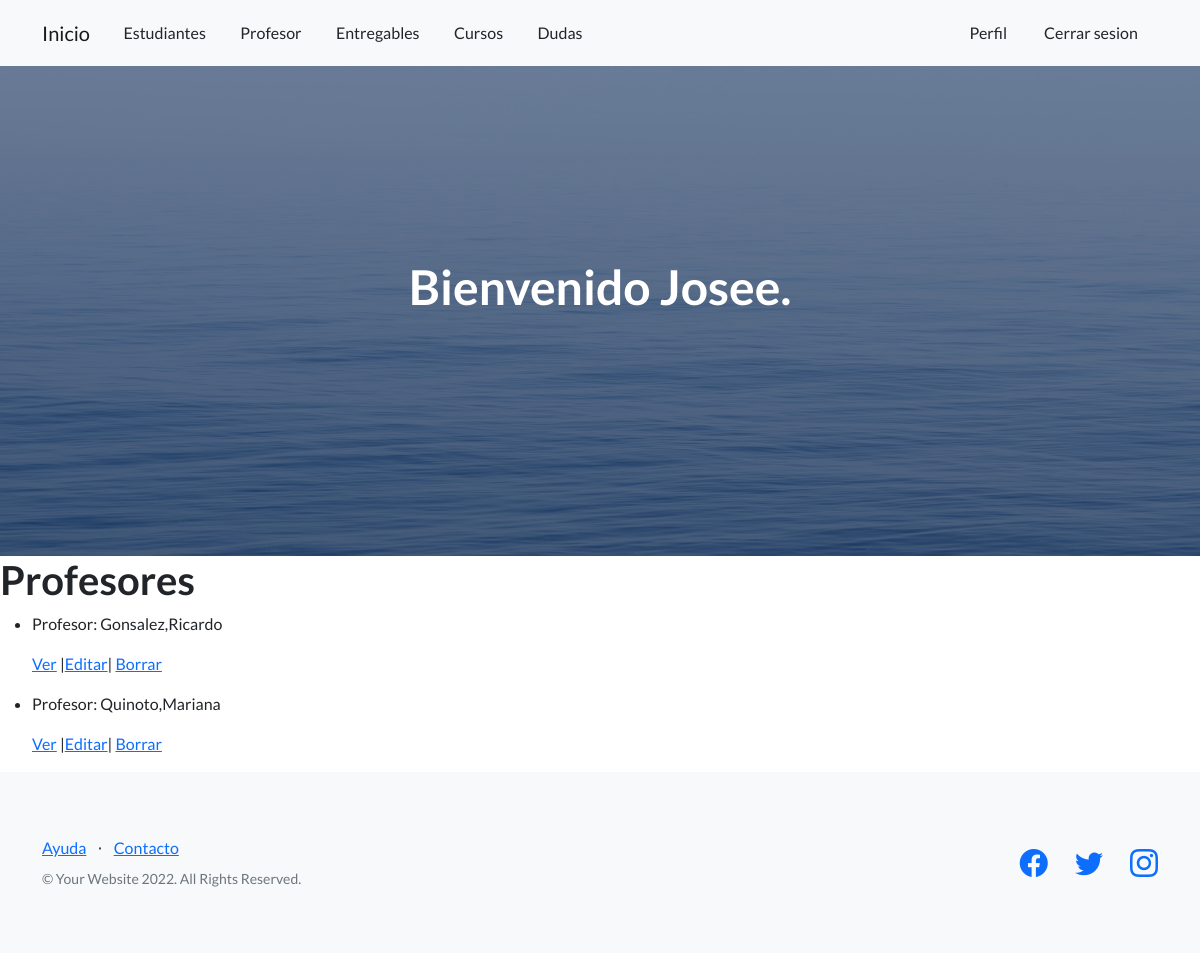
The app's page /profesor/list (signed in), older data.
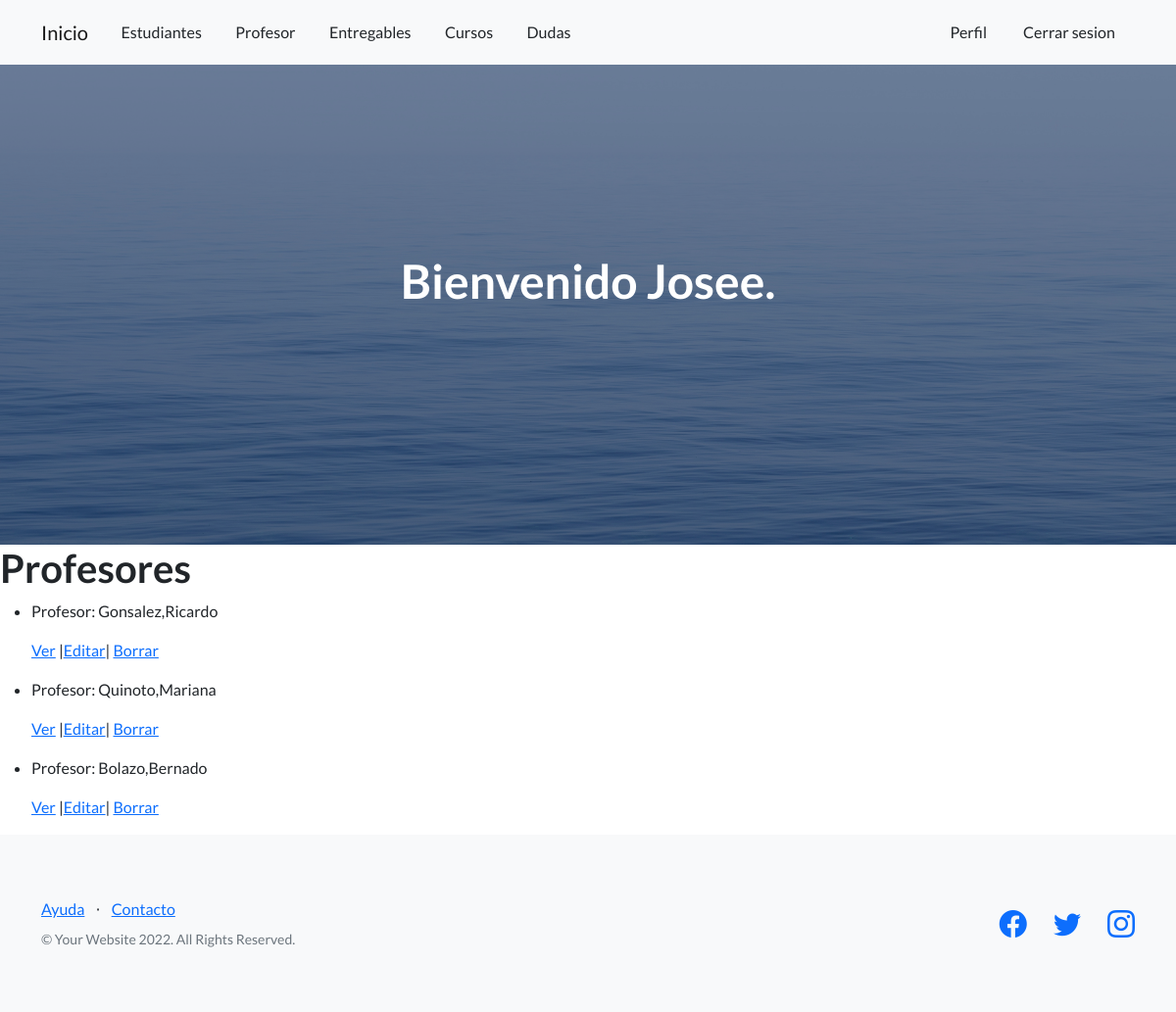
The same page, newer data.
### AppCoder/models.py (models this page shows, shortened)
class Profesor(models.Model):
    nombre=models.CharField(max_length=40)
    apellido=models.CharField(max_length=40)
    email= models.EmailField()
    profesion=models.CharField(max_length=40)

### AppCoder/views.py (the view)
# urls.py: path('profesor/list',views.ProfesorList.as_view(), name="ListP"),
class ProfesorList(ListView):
    model=Profesor
    template_name="AppCoder/profesor_list.html"

### AppCoder/templates/AppCoder/profesor_list.html
{% extends 'AppCoder/padre.html' %}
{% load static %}
{% block ContenidoQueCambia  %}
<body>
    <h1>Profesores</h1>
    <ul>
        {% for profesor in object_list %}
            <li>
                <p>Profesor: {{profesor.apellido}},{{profesor.nombre}}</p>
                <p>
                    <a href="{% url 'DetailP' profesor.id %}">Ver</a>
                    {%if user.is_superuser%}
                    |<a href="{% url 'EditP' profesor.id %}">Editar</a>|
                    <a href="{% url 'DeleteP' profesor.id %}">Borrar</a>
                    {%endif%}
                </p>
            </li>
        {%endfor%}
    </ul>
</body>
{% endblock  %}

Row changes from the older to the newer data that the page shows:
added Profesor: apellido "Bolazo", nombre "Bernado"
